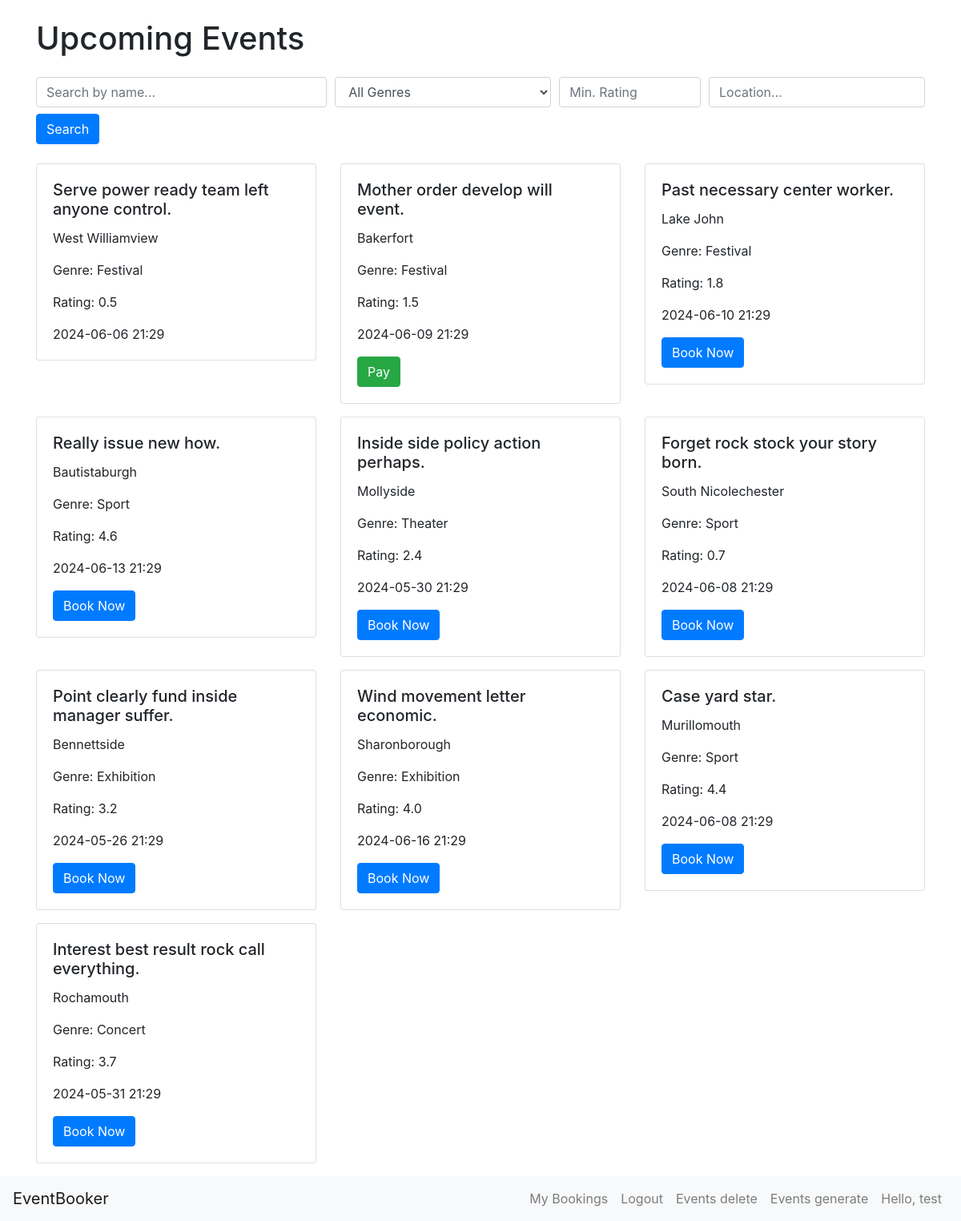
Screenshot of /home (signed in) with the database file from the repository.
### app/models.py (models this page shows, shortened)
class Event(db.Model):
    id = db.Column(db.Integer, primary_key=True)
    name = db.Column(db.String(100), nullable=False)
    location = db.Column(db.String(100), nullable=False)
    date = db.Column(db.DateTime, nullable=False)
    genre = db.Column(db.String(50))
    rating = db.Column(db.Float, default=0.0)
    bookings = db.relationship('Booking', backref='event', lazy=True, cascade='all, delete-orphan')

class User(db.Model, UserMixin):
    id = db.Column(db.Integer, primary_key=True)
    username = db.Column(db.String(20), unique=True, nullable=False)
    password_hash = db.Column(db.String(128), nullable=False)
    preferences = db.Column(db.String(255))
    bookings = db.relationship('Booking', backref='user', lazy=True)

### app/routes.py (the view)
@app.route('/')
@app.route('/home')
def home() -> str:
    if current_user.is_authenticated:
        user_preferences = current_user.preferences.split(',') if current_user.preferences else []
        preferred_events = Event.query.filter(Event.genre.in_(user_preferences)).all()
        other_events = Event.query.filter(Event.genre.notin_(user_preferences)).all()
        events = preferred_events + other_events
    else:
        events = Event.query.all()
    return render_template('home.html', events=events)

### app/models.py (called while the page is built)
@login_manager.user_loader
def load_user(user_id):
    return User.query.get(int(user_id))

### app/templates/home.html (shortened to what this page needs)
{% extends 'base.html' %}
{% block content %}
<div class="container mt-4">
    <h1 class="mb-4">Upcoming Events</h1>
        <form method="GET" action="{{ url_for('search') }}" class="mb-4">
            <div class="form-row">
                <div class="col-md-4">
                    <input type="text" class="form-control" name="query" placeholder="Search by name..." value="{{ query }}">
                </div>
                <div class="col-md-3">
                    <select class="form-control" name="genre">
                        <option value="">All Genres</option>
                    </select>
                </div>
                <div class="col-md-2">
                    <input type="number" class="form-control" name="min_rating" min="0" max="5" step="0.1" placeholder="Min. Rating" value="{{ min_rating }}">
                </div>
                <div class="col-md-3">
                    <input type="text" class="form-control" name="location" placeholder="Location..." value="{{ location }}">
                </div>
            </div>
            <button type="submit" class="btn btn-primary mt-2">Search</button>
        </form>
    <div class="row">
        {% for event in events %}
        <div class="col-md-4 mb-3">
            <div class="card">
                <div class="card-body">
                    <h5 class="card-title">{{ event.name }}</h5>
                    <p class="card-text">{{ event.location }}</p>
                    <p class="card-text">Genre: {{ event.genre }}</p>
                    <p class="card-text">Rating: {{ event.rating }}</p>
                    <p class="card-text">{{ event.date.strftime('%Y-%m-%d %H:%M') }}</p>
                    {% if current_user.is_authenticated %}
                        {% set booking = current_user.bookings|selectattr('event_id', '==', event.id)|first %}
                        {% if booking %}
                            {% if not booking.is_paid %}
                                <a href="{{ url_for('payment', booking_id=booking.id) }}" class="btn btn-success">Pay</a>
                            {% endif %}
                        {% else %}
                            <a href="{{ url_for('book', event_id=event.id) }}" class="btn btn-primary">Book Now</a>
                        {% endif %}
                    {% else %}
                        <a href="{{ url_for('login') }}" class="btn btn-primary">Login to Book</a>
                    {% endif %}
                </div>
            </div>
        </div>
        {% endfor %}
    </div>
</div>
{% endblock %}

### app/templates/base.html (shortened to what this page needs)
<!DOCTYPE html>
<html lang="en">
<head>
    <link href="https://stackpath.bootstrapcdn.com/bootstrap/4.5.2/css/bootstrap.min.css" rel="stylesheet">
</head>
<body>
    {% block content %}{% endblock %}
</body>
<nav class="navbar navbar-expand-lg navbar-light bg-light">
    <a class="navbar-brand" href="{{ url_for('home') }}">EventBooker</a>
    <div class="collapse navbar-collapse" id="navbarNav">
        <ul class="navbar-nav ml-auto">
            {% if current_user.is_authenticated %}
                <li class="nav-item">
                    <a class="nav-link" href="{{ url_for('bookings') }}">My Bookings</a>
                </li>
                <li class="nav-item">
                    <a class="nav-link" href="{{ url_for('logout') }}">Logout</a>
                </li>
                <li class="nav-item">
                    <a class="nav-link" href="{{ url_for('events_delete') }}">Events delete</a>
                <li class="nav-item">
                    <a class="nav-link" href="{{ url_for('generate_events') }}">Events generate</a>
                </li>
                <li class="nav-item">
                    <a class="nav-link">Hello, {{ current_user.username }}</a>
                </li>
            {% endif %}
        </ul>
    </div>
  </nav>
</html>

### rows the page displays
Event: name "Serve power ready team left anyone control.", location "West Williamview", genre "Festival", rating "0.5", date "2024-06-06 21:29"
Event: name "Mother order develop will event.", location "Bakerfort", genre "Festival", rating "1.5", date "2024-06-09 21:29"
Event: name "Past necessary center worker.", location "Lake John", genre "Festival", rating "1.8", date "2024-06-10 21:29"
Event: name "Really issue new how.", location "Bautistaburgh", genre "Sport", rating "4.6", date "2024-06-13 21:29"
Event: name "Inside side policy action perhaps.", location "Mollyside", genre "Theater", rating "2.4", date "2024-05-30 21:29"
Event: name "Forget rock stock your story born.", location "South Nicolechester", genre "Sport", rating "0.7", date "2024-06-08 21:29"
Event: name "Point clearly fund inside manager suffer.", location "Bennettside", genre "Exhibition", rating "3.2", date "2024-05-26 21:29"
Event: name "Wind movement letter economic.", location "Sharonborough", genre "Exhibition", rating "4.0", date "2024-06-16 21:29"
Event: name "Case yard star.", location "Murillomouth", genre "Sport", rating "4.4", date "2024-06-08 21:29"
Event: name "Interest best result rock call everything.", location "Rochamouth", genre "Concert", rating "3.7", date "2024-05-31 21:29"
User: username "test"
